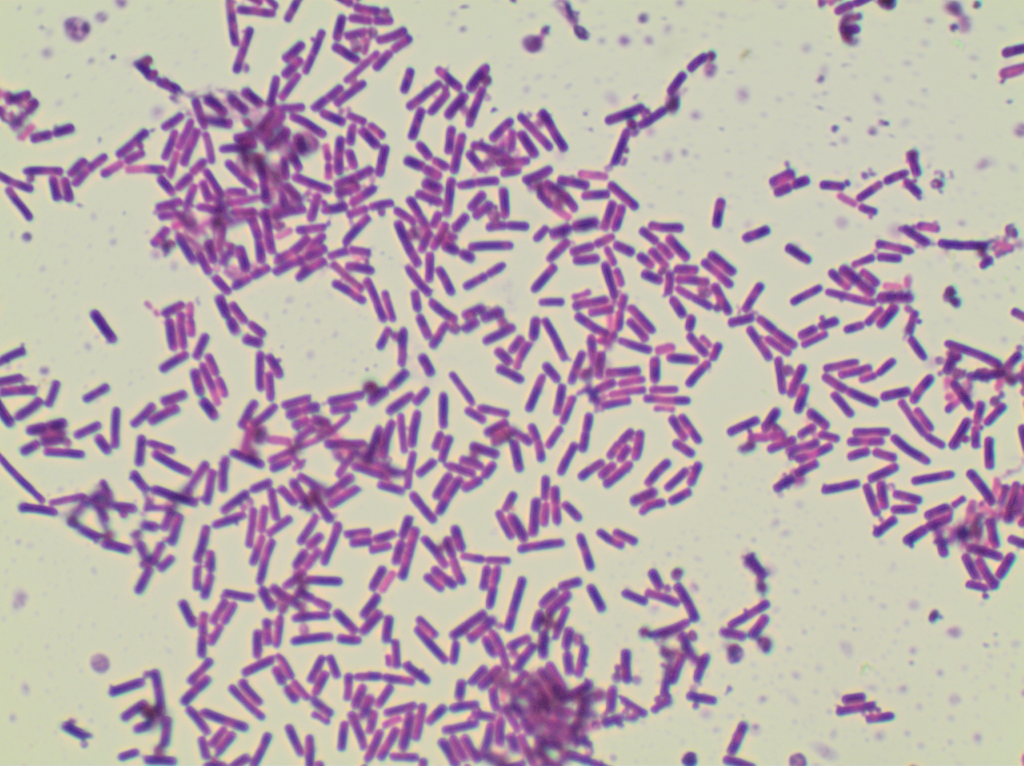
#> input picture dataset/test/image/image_test_00.jpg, 2048 x 1532 px (shown at 1/2 size); its folder holds only this picture in this run
$ python -i myUtil.py   (imports and definitions only)
#> lines starting #> are read from the running program, lines starting #| are printed output that depends on the picture
import cv2
import matplotlib.pyplot as plt
import numpy
import os
import pandas
import random

from PIL import Image


# [208 lines left out: functions files_rename, image_tailoring, is_all_black, csv_to_yololabel, json_to_yololabel, background_processing and 1 more, not called in this run]


def change_background(img_path: str, black_threshold: int = 60, num_colors: int = 50,
                      change_threshold: tuple = (180, 180, 180),
                      select_threshold: tuple = (225, 225, 225),
                      default: tuple = (247, 243, 226)) -> Image.Image:
    """提取背景色中RGB最高的像素值并以此像素值对阈值下的像素进行覆盖
        Args:
            :param img_path: 图片路径
            :param black_threshold: 对黑色像素的判断阈值
            :param num_colors: 提取背景主要颜色时，选择要提取多少个点
            :param change_threshold: 被修改的像素的判断阈值，（RGB）
            :param select_threshold: 从提取到的背景主要颜色中选择像素值最高的点，此参数控制选择的最低像素值（RGB）
            :param default: 当没能找到符合要求的点时，默认以此像素值进行替换（RGB）
        Returns:
            :Image.Image: 修改后的图片
        Raise:
            FileNotFound: 读取图片失败抛出此异常
        @author Huiwen Zhou
    """
#> called with img_path = '../dataset/test/image/image_test_00.jpg', black_threshold = 60, num_colors = 50, change_threshold = (180, 180, 180), select_threshold = (225, 225, 225), default = (247, 243, 226)
    try:
        image = Image.open(img_path)
#> image is the input picture: PIL image 2048x1532 RGB; mean R, G, B 187.5, 172.8, 175.8
    except FileNotFoundError:
        ex = Exception("FileNotFound")
        raise ex
    small_image = image.resize((100, 100))
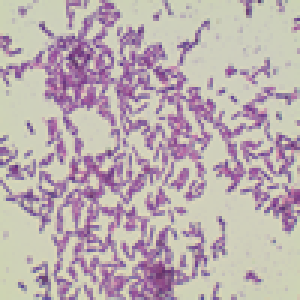
#> small_image: PIL image 100x100 RGB (shown 3 times larger); mean R, G, B 187.5, 172.8, 175.8
    result = small_image.convert('P', palette=Image.ADAPTIVE, colors=num_colors)
    result = result.convert('RGB')
    main_colors = result.getcolors(maxcolors=256)
#> main_colors = 50 items
    max_color = 0
    for count, col in main_colors:
        if (col[0] < black_threshold) and (col[1] < black_threshold) and (col[2] < black_threshold):  # 剔除黑色
            continue

        elif (col[0] > select_threshold[0]) and (col[1] > select_threshold[1]) and (col[2] > select_threshold[2]):
            if count > max_color:
                default = col
                max_color = count  # 获取图片中RGB值最高的索引
#> this loop made 50 passes
#> (count, col) on passes 1 to 12: (153, (205, 208, 185)), (263, (206, 208, 188)), (269, (209, 209, 187)), (240, (216, 211, 185)), (165, (214, 205, 183)), (376, (212, 211, 187)), (205, (209, 197, 181)), (149, (207, 209, 185)), (198, (206, 209, 185)), (112, (205, 203, 186)), (249, (203, 185, 178)), (185, (202, 203, 186))
#> after the loop, default = (247, 243, 226); max_color = 0
    img_width = image.size[0]  # 获取图片宽度
#> img_width = 2048
    img_high = image.size[1]  # 获取图片长度
#> img_high = 1532
    col_extract2 = list(default)  # 背景色rgb值
#> col_extract2 = [247, 243, 226]
    for i in range(img_width):
        j = 0
        while j < img_high:
            r, g, b = image.getpixel((i, j))
            if (r < change_threshold[0]) and (g < change_threshold[1]) and (b < change_threshold[2]):
                r = col_extract2[0]
                g = col_extract2[1]
                b = col_extract2[2]
                image.putpixel((i, j), (r, g, b))
                j = j + 1
            else:
                j = img_high

    # 图片翻转，修复部分黑色背景不被修改的问题
    image1 = image.transpose(Image.FLIP_TOP_BOTTOM)
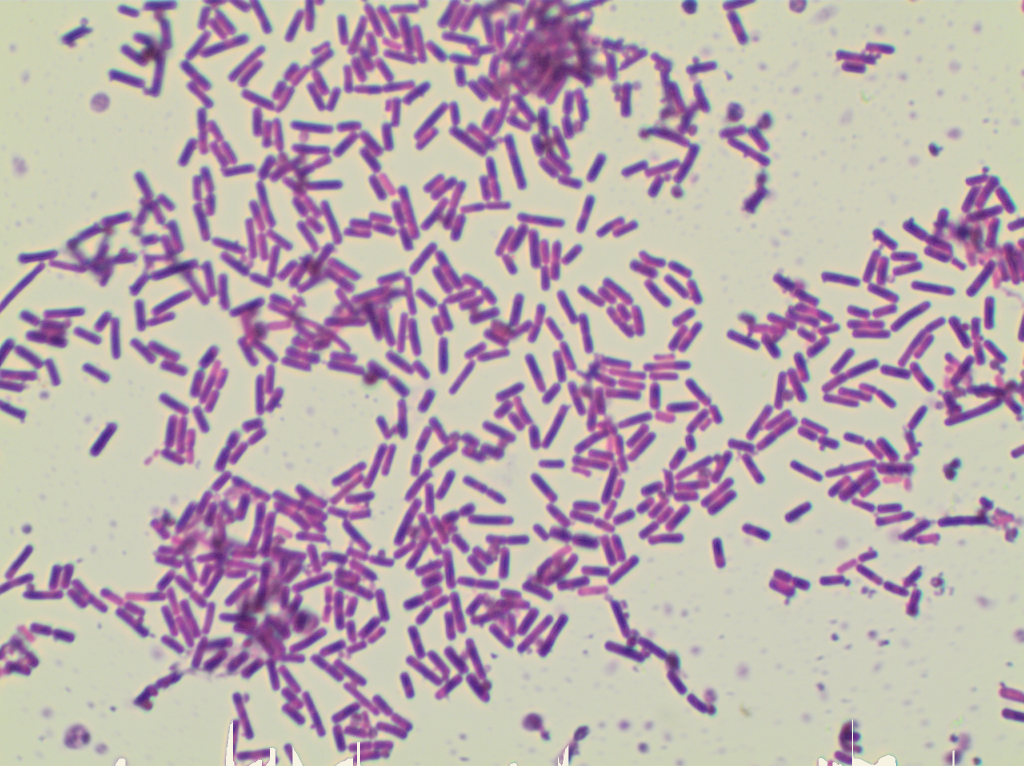
#> image1: PIL image 2048x1532 RGB (shown at 1/2 size); mean R, G, B 187.7, 173, 175.9
    img_width = image.size[0]  # 获取图片宽度
    img_high = image.size[1]  # 获取图片长度
    col_extract2 = list(default)  # 背景色rgb值
    for i in range(img_width):
        j = 0
        while j < img_high:
            r, g, b = image1.getpixel((i, j))
            if (r < change_threshold[0]) and (g < change_threshold[1]) and (b < change_threshold[2]):
                r = col_extract2[0]
                g = col_extract2[1]
                b = col_extract2[2]
                image1.putpixel((i, j), (r, g, b))
                j = j + 1
            else:
                j = img_high
    img_name = img_path.split("\\")[-1]
    print(img_name, "change finish")
    return image1.transpose(Image.FLIP_TOP_BOTTOM)


# [102 lines left out: functions random_select, draw, analysis, not called in this run]

>>> result = change_background('../dataset/test/image/image_test_00.jpg')

$ run again, on dataset/test/image/image_test_01.jpg
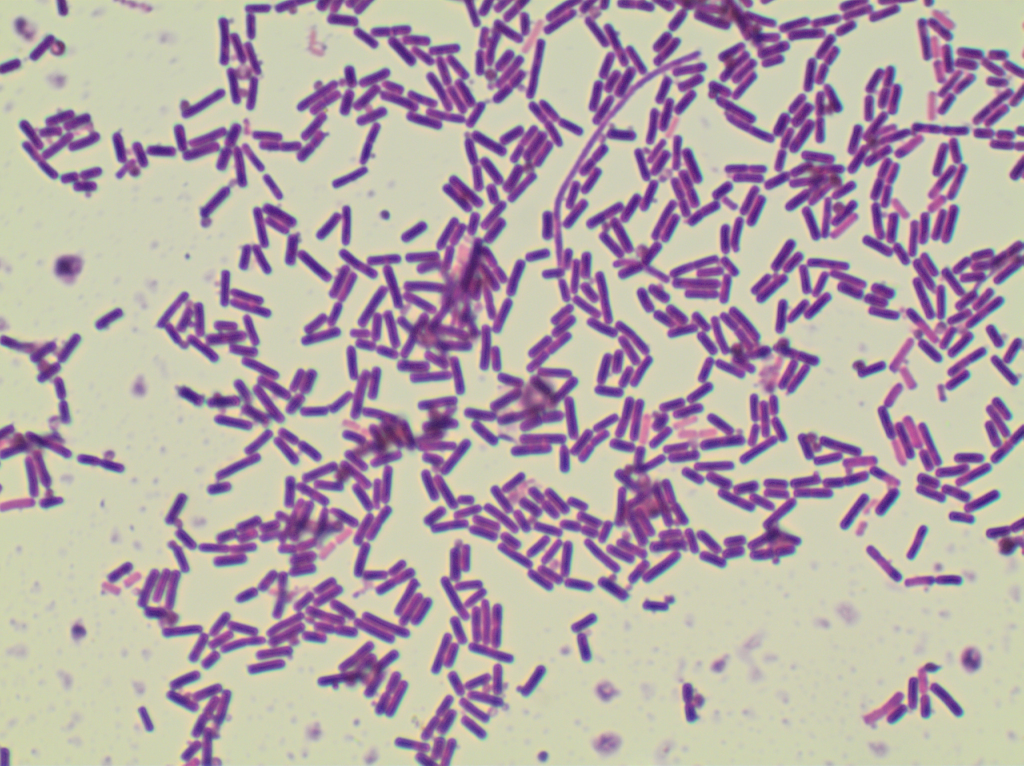
#> input picture dataset/test/image/image_test_01.jpg, 2048 x 1532 px (shown at 1/2 size)
#> in change_background, image is the input picture: PIL image 2048x1532 RGB; mean R, G, B 181.6, 168.3, 169.7
#> in change_background, `small_image = image.resize((100, 100))`:
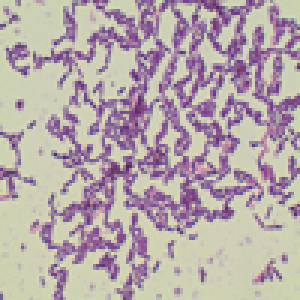
#> small_image: PIL image 100x100 RGB (shown 3 times larger); mean R, G, B 181.6, 168.3, 169.7
#> main_colors = 50 items
#> the loop in change_background, `for count, col in main_colors:` made 50 passes
#> (count, col) on passes 1 to 8: (134, (205, 208, 179)), (167, (206, 208, 180)), (243, (207, 209, 179)), (276, (215, 213, 182)), (163, (213, 215, 182)), (121, (212, 205, 179)), (235, (208, 207, 182)), (233, (207, 209, 182))
#> after the loop in change_background, `for count, col in main_colors:`: default = (247, 243, 226); max_color = 0
#> col_extract2 = [247, 243, 226]
#> in change_background, `image1 = image.transpose(Image.FLIP_TOP_BOTTOM)`:
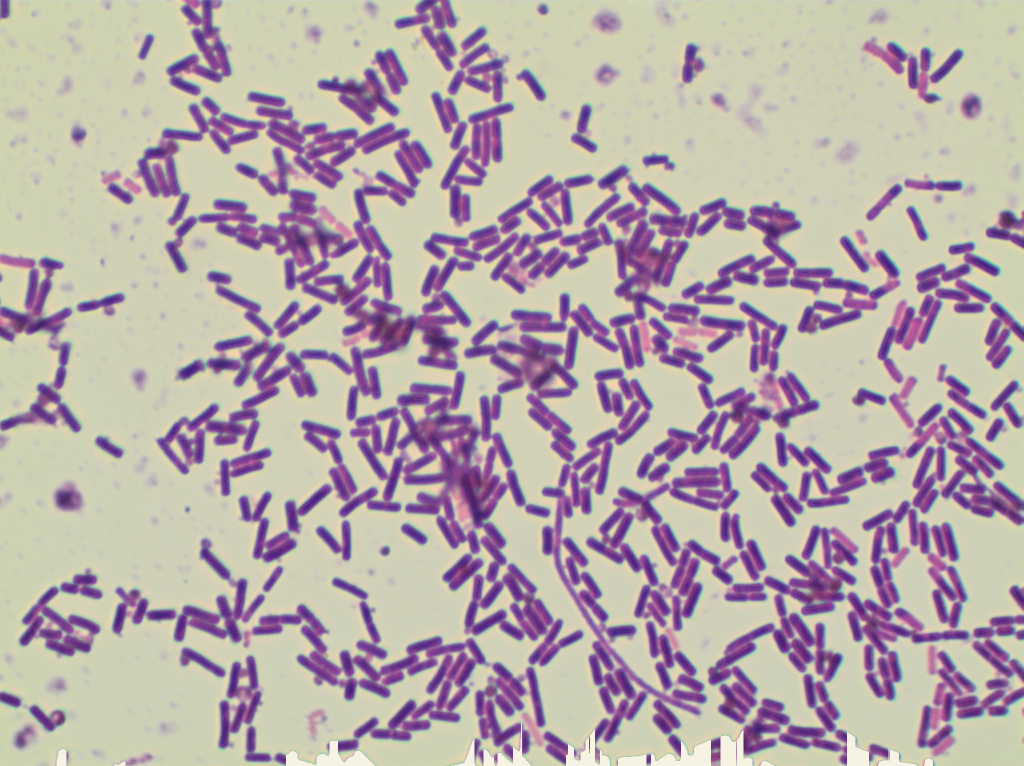
#> image1: PIL image 2048x1532 RGB (shown at 1/2 size); mean R, G, B 182.4, 169.3, 170.2

$ run again, on dataset/test/image/image_test_02.jpg
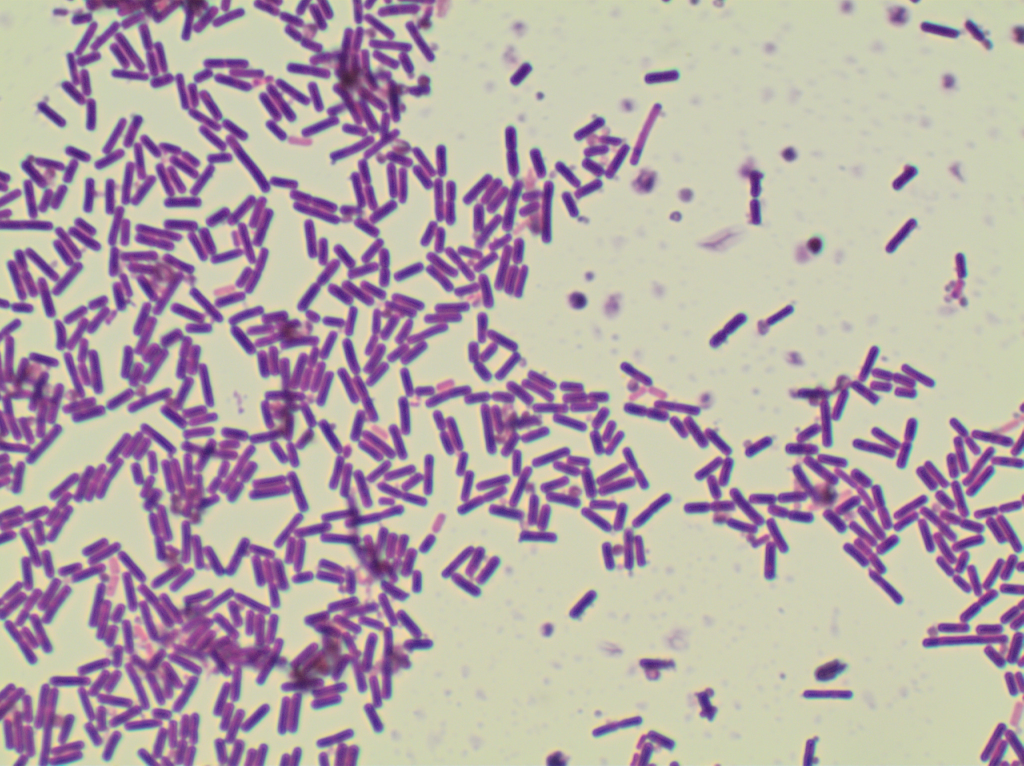
#> input picture dataset/test/image/image_test_02.jpg, 2048 x 1532 px (shown at 1/2 size)
#> in change_background, image is the input picture: PIL image 2048x1532 RGB; mean R, G, B 182.2, 169.2, 169.6
#> in change_background, `small_image = image.resize((100, 100))`:
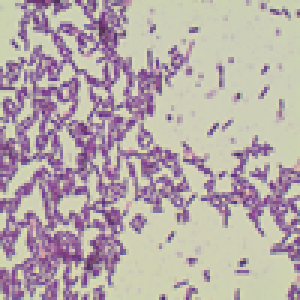
#> small_image: PIL image 100x100 RGB (shown 3 times larger); mean R, G, B 182.2, 169.2, 169.6
#> main_colors = 50 items
#> the loop in change_background, `for count, col in main_colors:` made 50 passes
#> (count, col) on passes 1 to 8: (243, (205, 208, 182)), (159, (208, 209, 182)), (248, (220, 217, 180)), (245, (214, 215, 181)), (125, (212, 209, 180)), (213, (209, 209, 182)), (195, (208, 209, 180)), (125, (207, 209, 181))
#> after the loop in change_background, `for count, col in main_colors:`: default = (247, 243, 226); max_color = 0
#> col_extract2 = [247, 243, 226]
#> in change_background, `image1 = image.transpose(Image.FLIP_TOP_BOTTOM)`:
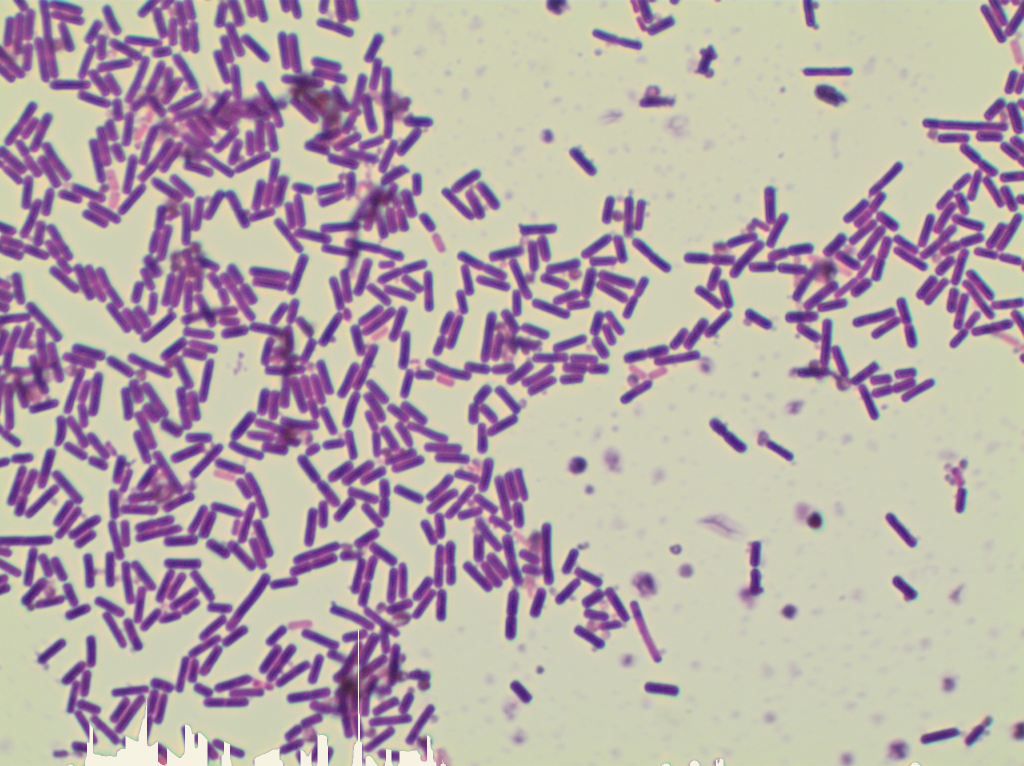
#> image1: PIL image 2048x1532 RGB (shown at 1/2 size); mean R, G, B 182.9, 170.2, 170.1

$ run again, on dataset/test/image/image_test_03.jpg
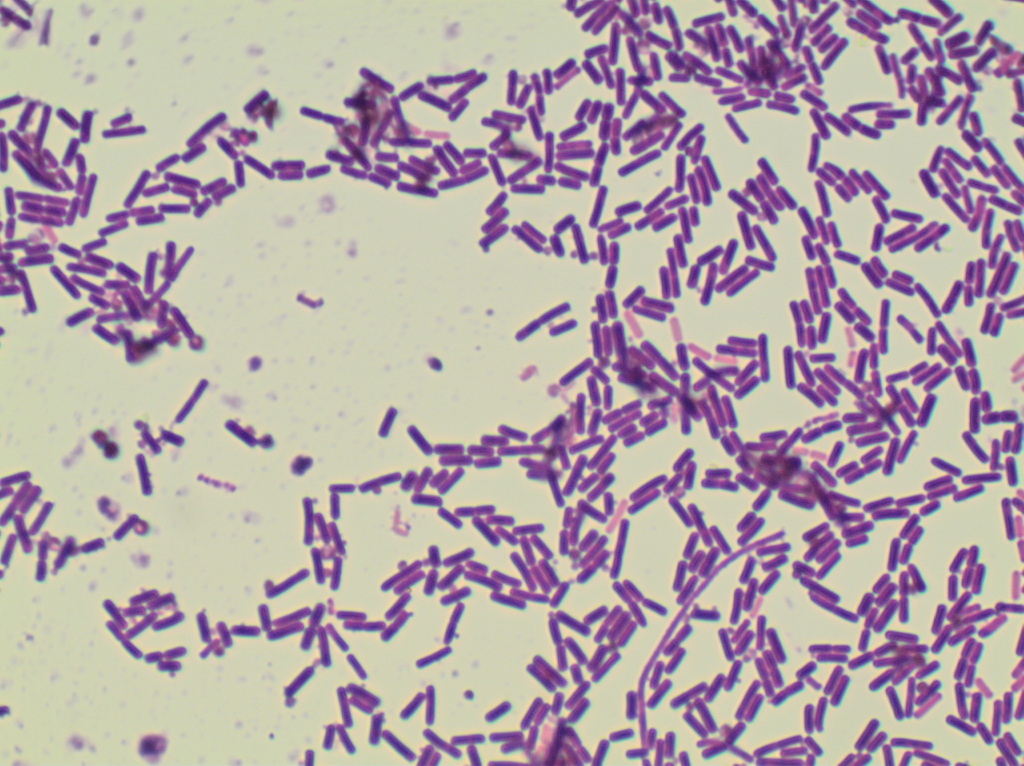
#> input picture dataset/test/image/image_test_03.jpg, 2048 x 1532 px (shown at 1/2 size)
#> in change_background, image is the input picture: PIL image 2048x1532 RGB; mean R, G, B 179.8, 165.8, 168.9
#> in change_background, `small_image = image.resize((100, 100))`:
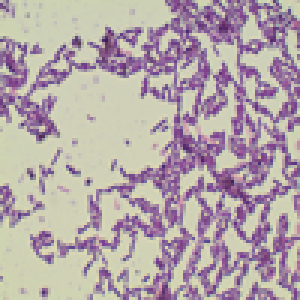
#> small_image: PIL image 100x100 RGB (shown 3 times larger); mean R, G, B 179.8, 165.8, 168.9
#> main_colors = 50 items
#> the loop in change_background, `for count, col in main_colors:` made 50 passes
#> (count, col) on passes 1 to 8: (169, (207, 208, 183)), (178, (211, 212, 182)), (222, (204, 208, 182)), (333, (208, 209, 183)), (250, (215, 213, 182)), (159, (213, 215, 182)), (60, (209, 207, 182)), (284, (208, 209, 181))
#> after the loop in change_background, `for count, col in main_colors:`: default = (247, 243, 226); max_color = 0
#> col_extract2 = [247, 243, 226]
#> in change_background, `image1 = image.transpose(Image.FLIP_TOP_BOTTOM)`:
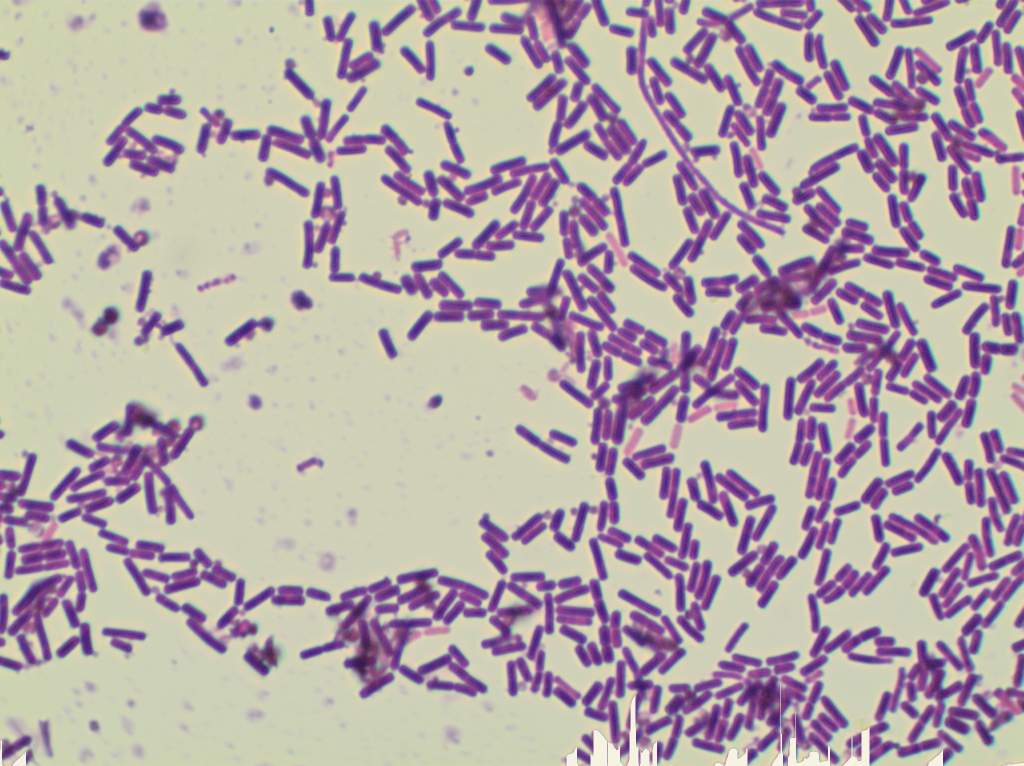
#> image1: PIL image 2048x1532 RGB (shown at 1/2 size); mean R, G, B 180.3, 166.4, 169.2
